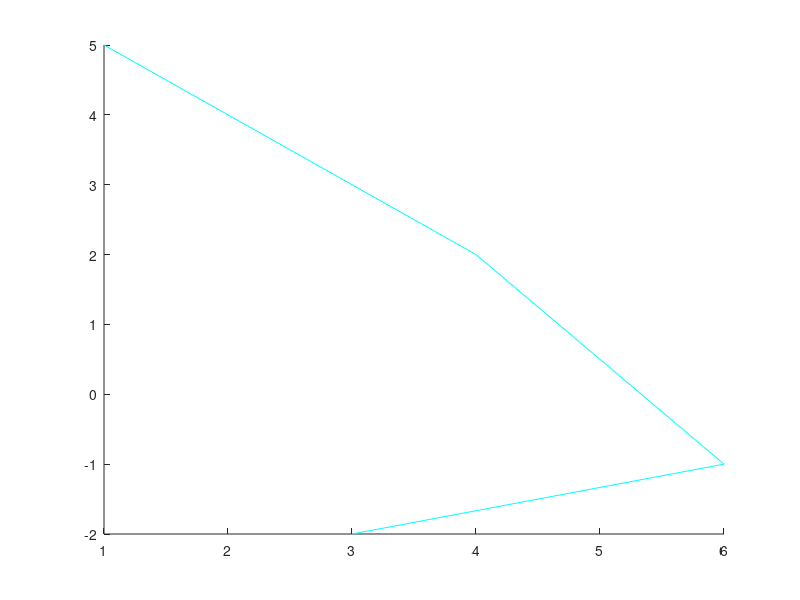

Recreate this plot in MATLAB. (Note: this script raises an error after producing the figure.)
test1.x = [0,1,2,3];
test1.y = [1,2,3,4];

test2.x     = [3    6   4   1];
test2.y     = [-2   -1  2   5];

test = test2;

figure
hold on
plot(test.x,test.y, 'c-');
for j=-20:120
    %disp(j)
    carrot = get_Carrot(j,test);
  
    
    plot(carrot.x, carrot.y, 'r*');
end
    
